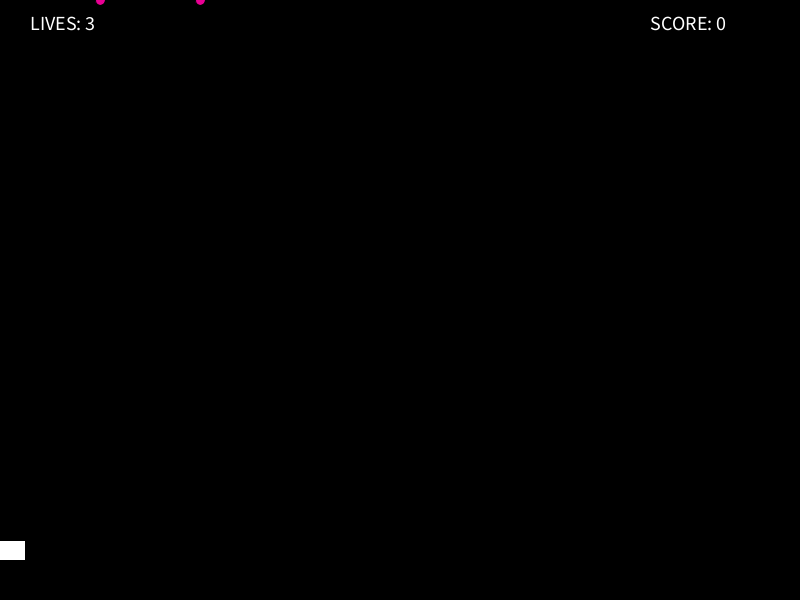
Frame 1 (no input)
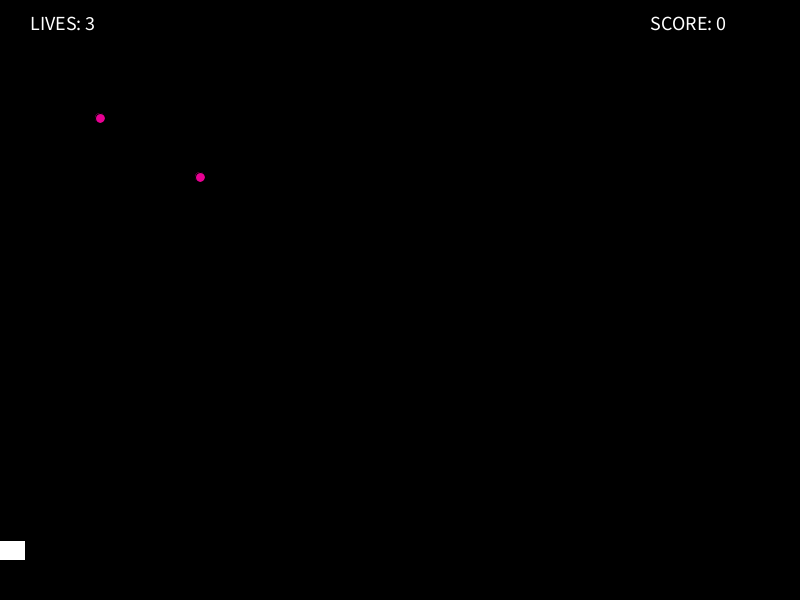
Frame 60 (the mouse pressed at the canvas centre just before this capture)
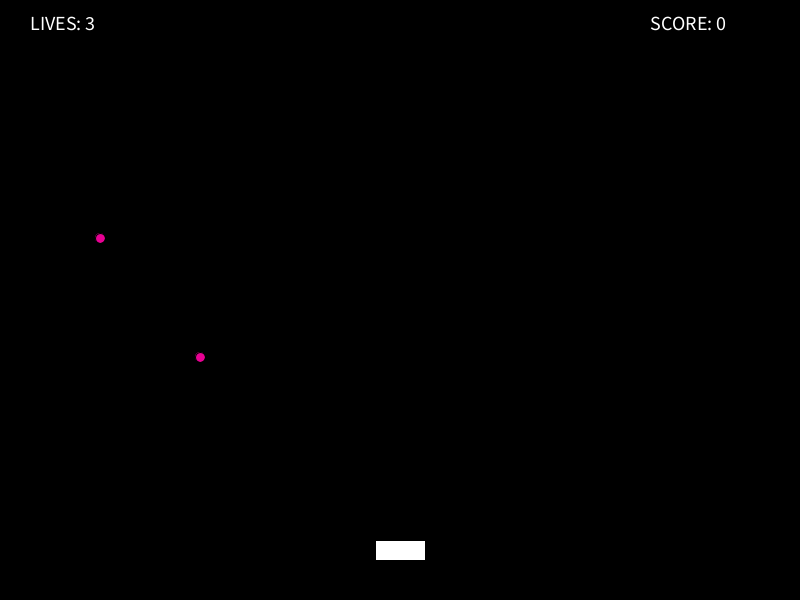
Frame 120 (the mouse held since frame 60 and released just before this capture)

The Processing sketch that drew these frames (run headless with seeded random() and noise(); from frame 60 on, the mouse is pressed at the canvas centre):

// Processing sketch: e10_graMultiKulki
// ── e10_graMultiKulki.pde
float ball_1_x = 100;
float ball_1_y = 0;
float ball_1_speed = 2.0;

float ball_2_x = 200;
float ball_2_y = 0;
float ball_2_speed = 3.0;

int score = 0;
int lives = 3;

void setup(){
  size( 800, 600 );
  rectMode( CENTER ); // rysowanie, "od środka"
}

void draw(){
  
  if( lives > 0 ){
    
    background(0);
  
    if( dist( mouseX, 550, ball_1_x, ball_1_y ) > 10 ){
      
      fill(255);
      rect( mouseX, 550, 50, 20 );
    
      fill(#E80093);
      ellipse( ball_1_x, ball_1_y, 10, 10 );
   
      
      ball_1_y = ball_1_y + ball_1_speed; //zwiekszamy pozycje y kulki w każdej klatce
   
      
    }else{
      
      fill( #00E2E8 );
      rect( mouseX, 550, 50, 20 );
      
      ball_1_y = 0;
      ball_1_x = random( 10, 700 );
      
      score = score + 1; // score += 1 lub score++ 
      
      ball_1_speed += 2;
    
      
      println( score );
      
      
    }
    
    if( dist( mouseX, 550, ball_2_x, ball_2_y ) > 10 ){
      
      fill(255);
      rect( mouseX, 550, 50, 20 );
    
      fill(#E80093);
      ellipse( ball_2_x, ball_2_y, 10, 10 );
   
      
      ball_2_y = ball_2_y + ball_2_speed; //zwiekszamy pozycje y kulki w każdej klatce
   
      
    }else{
      
      fill( #00E2E8 );
      rect( mouseX, 550, 50, 20 );
      
      ball_2_y = 0;
      ball_2_x = random( 10, 700 );
      
      score = score + 1; // score += 1 lub score++ 
      
      ball_2_speed += 2;
    
      
      println( score );
      
      
    }
    
    if( ball_1_y > height ){
    
     lives = lives - 1;
     ball_1_y = 0;
     ball_1_x = random( 10, 700 );
     println( "booo... " + lives ); 
      
    }
    
    if( ball_2_y > height ){
    
     lives = lives - 1;
     ball_2_y = 0;
     ball_2_x = random( 10, 700 );
     println( "booo... " + lives ); 
      
    }
    
    textSize( 20 );
    fill( #FFFFFF );
    text( "SCORE: " + score, 650, 30 );
    text( "LIVES: " + lives, 30, 30 );
    
    
  }else{
    
    background( #FF0000 );
    
    textSize( 100 );
    textAlign(CENTER, CENTER);
    fill( #FFFFFF );
    text( "GAME OVER!", width/2, height/2 );
    
  }
  
  
  

  
  
  
  
  
}
